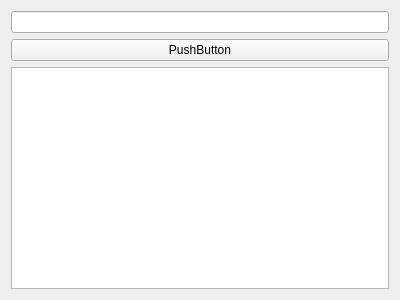
<?xml version="1.0" encoding="UTF-8"?>
<ui version="4.0">
 <class>Widget</class>
 <widget class="QWidget" name="Widget">
  <property name="geometry">
   <rect>
    <x>0</x>
    <y>0</y>
    <width>400</width>
    <height>300</height>
   </rect>
  </property>
  <property name="windowTitle">
   <string>Widget</string>
  </property>
  <layout class="QVBoxLayout" name="verticalLayout_2">
   <item>
    <layout class="QVBoxLayout" name="verticalLayout">
     <property name="topMargin">
      <number>0</number>
     </property>
     <item>
      <widget class="QLineEdit" name="lineEdit"/>
     </item>
     <item>
      <widget class="QPushButton" name="pushButton">
       <property name="text">
        <string>PushButton</string>
       </property>
      </widget>
     </item>
     <item>
      <widget class="QTableView" name="tableView">
       <property name="enabled">
        <bool>true</bool>
       </property>
      </widget>
     </item>
    </layout>
   </item>
  </layout>
 </widget>
 <layoutdefault spacing="6" margin="11"/>
 <resources/>
 <connections/>
</ui>
